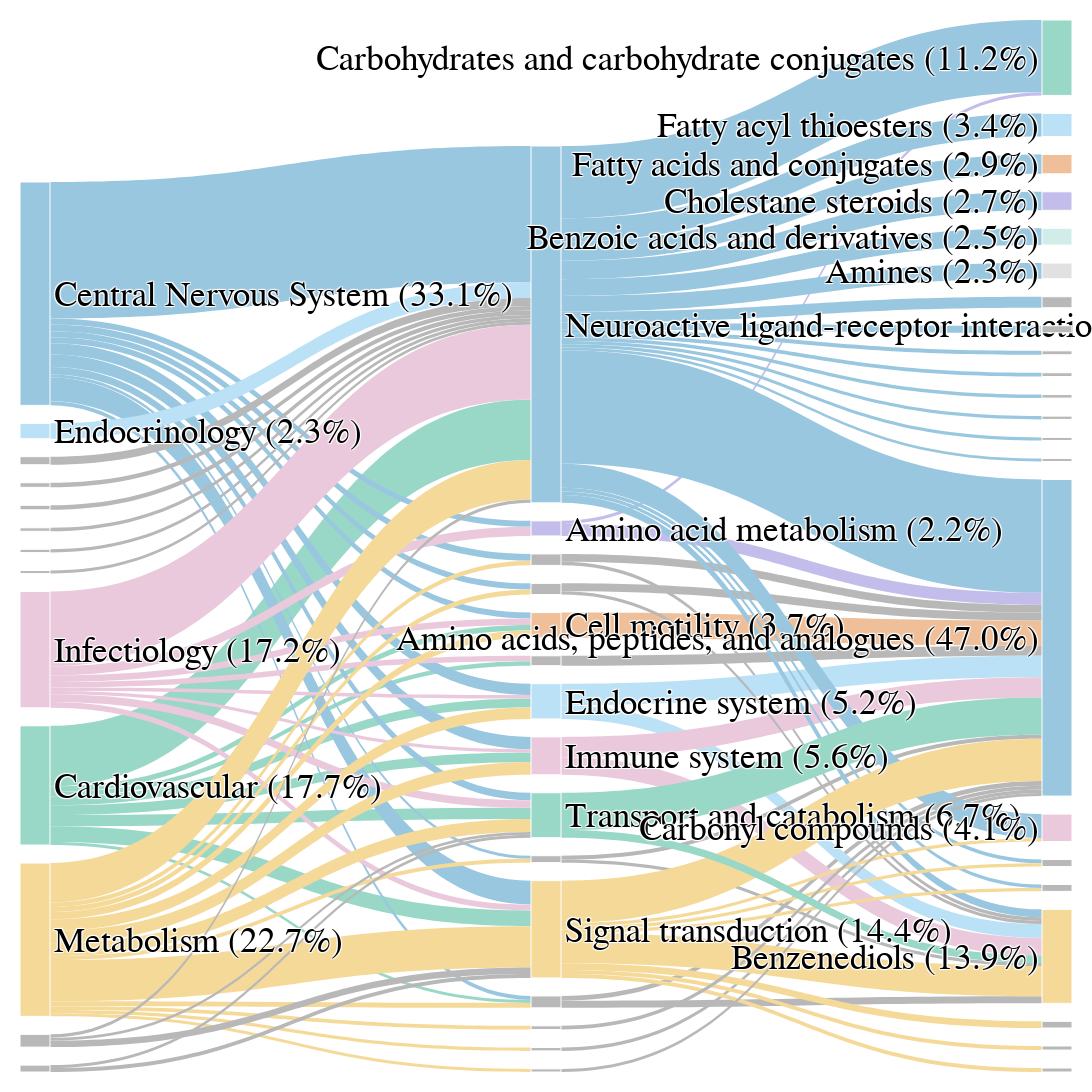

Notebook code for this chart:
### Code cell
FIG_WIDTH  = 3200
FIG_HEIGHT = 1600
NODE_THICKNESS = 30
NODE_PAD       = 18
COLUMN_POSITIONS = (0.00, 0.55, 1.00)
COLUMN_SPAN_RATIO = 0.82
FONT_SIZE  = 35
FONT_COLOR = "black"

GRAY    = "#B8B8B8"
THRESH  = 0.02   # < 阈值置灰

BASE_PALETTE = [
    "#0072B2", "#E69F00", "#009E73", "#CC79A7", "#56B4E9", "#D55E00", "#6A5ACD", "#8DD3C7",
    "#B3B3B3", "#80B1D3", "#FDB462", "#B3DE69", "#BC80BD", "#CCEBC5", "#FF7F00", "#1F78B4",
    "#A6CEE3", "#FB9A99", "#CAB2D6", "#FDBF6F", "#B2DF8A", "#33A02C", "#A1C9F4", "#FFB482"
]

def lighten(hex_color, factor=0.05):
    c = mcolors.to_rgb(hex_color)
    white = (1, 1, 1)
    mixed = tuple((1-factor)*c[i] + factor*white[i] for i in range(3))
    return mcolors.to_hex(mixed)

def build_palette(n):
    colors = []
    colors.extend(BASE_PALETTE[:min(n, len(BASE_PALETTE))])
    if len(colors) < n:
        for c in BASE_PALETTE:
            colors.append(lighten(c, 0.5))
            if len(colors) >= n:
                break
    if len(colors) < n:
        cmap = get_cmap("tab20")
        k = n - len(colors)
        extra = [mcolors.to_hex(cmap(i/20)) for i in range(k)]
        extra = [lighten(c, 0.4) for c in extra]
        colors.extend(extra)
    return colors[:n]

def rgba_from_hex(hex_color, alpha=0.95):
    r, g, b = mcolors.to_rgb(hex_color)
    return f"rgba({int(r*255)}, {int(g*255)}, {int(b*255)}, {alpha})"

flow_for_plot = flow[["drug_label","protein_label","metabolite_label","count"]].copy()
flow_for_plot = flow_for_plot.rename(columns={
    "drug_label": "drug",
    "protein_label": "protein",
    "metabolite_label": "metabolite",
    "count": "value"
})

dp = flow_for_plot.groupby(["drug","protein"], as_index=False)["value"].sum()
pm = flow_for_plot.groupby(["protein","metabolite"], as_index=False)["value"].sum()

drug_names       = sorted(dp["drug"].unique().tolist())
protein_names    = sorted(list(set(dp["protein"]).union(pm["protein"])))
metabolite_names = sorted(pm["metabolite"].unique().tolist())

node_throughput = {n: 0.0 for n in (drug_names + protein_names + metabolite_names)}

drug_tot = dp.groupby("drug")["value"].sum().to_dict()
for k, v in drug_tot.items(): node_throughput[k] += float(v)

prot_in  = dp.groupby("protein")["value"].sum().to_dict()
prot_out = pm.groupby("protein")["value"].sum().to_dict()
for k in protein_names:
    node_throughput[k] += float(prot_in.get(k, 0.0) + prot_out.get(k, 0.0))

meta_tot = pm.groupby("metabolite")["value"].sum().to_dict()
for k,v in meta_tot.items(): node_throughput[k] += float(v)

drug_den = sum(drug_tot.values()) or 1.0
prot_den = sum((prot_in.get(k,0.0)+prot_out.get(k,0.0)) for k in protein_names) or 1.0
meta_den = sum(meta_tot.values()) or 1.0

def node_ratio(name: str) -> float:
    if name in drug_names:
        return node_throughput[name] / drug_den
    if name in protein_names:
        return node_throughput[name] / prot_den
    return node_throughput[name] / meta_den

drug_nodes       = sorted(drug_names,       key=node_ratio, reverse=True)
protein_nodes    = sorted(protein_names,    key=node_ratio, reverse=True)
metabolite_nodes = sorted(metabolite_names, key=node_ratio, reverse=True)

drug_palette       = build_palette(len(drug_nodes))
protein_palette    = build_palette(len(protein_nodes))
metabolite_palette = build_palette(len(metabolite_nodes))

def assign_colors(nodes, palette, ratio_func):
    colors = []
    for i, node in enumerate(nodes):
        if ratio_func(node) < THRESH:
            colors.append(GRAY)
        else:
            base = palette[i % len(palette)]
            colors.append(lighten(base, 0.6))  
    return colors

drug_colors       = assign_colors(drug_nodes,       drug_palette,       node_ratio)
protein_colors    = assign_colors(protein_nodes,    protein_palette,    node_ratio)
metabolite_colors = assign_colors(metabolite_nodes, metabolite_palette, node_ratio)
node_colors = drug_colors + protein_colors + metabolite_colors

drug_idx_map       = {n:i for i,n in enumerate(drug_nodes)}
protein_idx_map    = {n:i+len(drug_nodes) for i,n in enumerate(protein_nodes)}
metabolite_idx_map = {n:i+len(drug_nodes)+len(protein_nodes) for i,n in enumerate(metabolite_nodes)}

sources, targets, values, link_colors = [], [], [], []
for _, r in dp.iterrows():
    if r["drug"] in drug_idx_map and r["protein"] in protein_idx_map:
        s = drug_idx_map[r["drug"]]
        t = protein_idx_map[r["protein"]]
        sources.append(s); targets.append(t); values.append(float(r["value"]))
        link_colors.append(rgba_from_hex(node_colors[s], 0.55))

for _, r in pm.iterrows():
    if r["protein"] in protein_idx_map and r["metabolite"] in metabolite_idx_map:
        s = protein_idx_map[r["protein"]]
        t = metabolite_idx_map[r["metabolite"]]
        sources.append(s); targets.append(t); values.append(float(r["value"]))
        link_colors.append(rgba_from_hex(node_colors[s], 0.55))

labels = []
for node in drug_nodes + protein_nodes + metabolite_nodes:
    if node_ratio(node) < THRESH:
        labels.append("")  
    else:
        labels.append(node)


fig = go.Figure(data=[go.Sankey(
    arrangement="fixed",
    node=dict(
        pad=NODE_PAD,
        thickness=NODE_THICKNESS,
        line=dict(color="white", width=1),
        label=labels,
        color=node_colors,
    ),
    link=dict(
        source=sources,
        target=targets,
        value=values,
        color=[node_colors[src] for src in sources], 
        hovertemplate="flow: %{value}<extra></extra>"
    )
)])

fig.update_traces(selector=dict(type="sankey"),
                  textfont=dict(size=FONT_SIZE, color=FONT_COLOR, family="Arial Black"))

fig.update_layout(
    width=FIG_WIDTH, height=FIG_HEIGHT,
    margin=dict(l=20, r=20, t=20, b=20)
)

fig.show()

### Figure 1 — Plotly figure (JSON) as saved in the notebook; plotly's stock layout.template omitted (floating-point values rounded to 4 significant figures)
{"data": [{"arrangement": "fixed", "link": {"color": ["#B8B8B8", "#99d8c7", "#99d8c7", "#99d8c7", "#99d8c7", "#99d8c7", "#99d8c7", "#99d8c7", "#99d8c7", "#99c7e0", "#99c7e0", "#99c7e0", "#99c7e0", "#99c7e0", "#99c7e0", "#99c7e0", "#99c7e0", "#99c7e0", "#99c7e0", "#99c7e0", "#B8B8B8", "#bbe1f6", "#B8B8B8", "#B8B8B8", "#ebc9dc", "#ebc9dc", "#ebc9dc", "#ebc9dc", "#ebc9dc", "#ebc9dc", "#ebc9dc", "#ebc9dc", "#f5d999", "#f5d999", "#f5d999", "#f5d999", "#f5d999", "#f5d999", "#f5d999", "#f5d999", "#f5d999", "#f5d999", "#f5d999", "#f5d999", "#f5d999", "#B8B8B8", "#B8B8B8", "#B8B8B8", "#B8B8B8", "#B8B8B8", "#B8B8B8", "#B8B8B8", "#c3bdeb", "#c3bdeb", "#B8B8B8", "#B8B8B8", "#eebf99", "#B8B8B8", "#B8B8B8", "#B8B8B8", "#bbe1f6", "#bbe1f6", "#B8B8B8", "#B8B8B8", "#B8B8B8", "#ebc9dc", "#ebc9dc", "#B8B8B8", "#B8B8B8", "#99c7e0", "#99c7e0", "#99c7e0", "#99c7e0", "#99c7e0", "#99c7e0", "#99c7e0", "#99c7e0", "#99c7e0", "#99c7e0", "#99c7e0", "#99c7e0", "#99c7e0", "#99c7e0", "#99c7e0", "#99c7e0", "#99c7e0", "#99c7e0", "#99c7e0", "#f5d999", "#f5d999", "#f5d999", "#f5d999", "#f5d999", "#f5d999", "#f5d999", "#f5d999", "#B8B8B8", "#B8B8B8", "#99d8c7", "#99d8c7"], "hovertemplate": "flow: %{value}<extra></extra>", "source": [11, 2, 2, 2, 2, 2, 2, 2, 2, 0, 0, 0, 0, 0, 0, 0, 0, 0, 0, 0, 10, 4, 8, 12, 3, 3, 3, 3, 3, 3, 3, 3, 1, 1, 1, 1, 1, 1, 1, 1, 1, 1, 1, 1, 1, 6, 5, 5, 5, 9, 7, 7, 19, 19, 20, 20, 18, 21, 21, 23, 17, 17, 26, 24, 24, 16, 16, 22, 22, 13, 13, 13, 13, 13, 13, 13, 13, 13, 13, 13, 13, 13, 13, 13, 13, 13, 13, 13, 14, 14, 14, 14, 14, 14, 14, 14, 27, 25, 15, 15], "target": [13, 20, 18, 23, 17, 16, 13, 14, 15, 19, 20, 18, 21, 17, 24, 16, 22, 13, 14, 15, 13, 13, 13, 13, 19, 18, 23, 17, 16, 13, 14, 15, 20, 18, 21, 17, 26, 24, 16, 22, 13, 14, 27, 25, 15, 13, 13, 14, 15, 13, 14, 15, 28, 30, 28, 29, 28, 28, 29, 28, 28, 29, 28, 28, 29, 28, 29, 28, 29, 49, 36, 28, 29, 35, 30, 31, 34, 47, 37, 48, 33, 32, 44, 38, 39, 46, 40, 45, 28, 29, 31, 41, 39, 42, 40, 43, 28, 28, 28, 29], "value": [2704, 2503, 4624, 3662, 7294, 8112, 50210, 12999, 9253, 4839, 3306, 4871, 5622, 9384, 2514, 10221, 5093, 112997, 19779, 6171, 2888, 12673, 3790, 2455, 7647, 5426, 4486, 2967, 2646, 61766, 4894, 6350, 4016, 5973, 3835, 9496, 2781, 3256, 10339, 4160, 32568, 34100, 2575, 3069, 10685, 6667, 2804, 5408, 2347, 3724, 3311, 2381, 9934, 2552, 4016, 5809, 20894, 6493, 2964, 8148, 17834, 11307, 2781, 3256, 2514, 16760, 14558, 6581, 2672, 2461, 12969, 93759, 6571, 13855, 59832, 19985, 15327, 2745, 9098, 2511, 15983, 19087, 3246, 5860, 3014, 2958, 2846, 3139, 35015, 25026, 2744, 5499, 2736, 3331, 2855, 3285, 2575, 3069, 30845, 6342]}, "node": {"color": ["#99c7e0", "#f5d999", "#99d8c7", "#ebc9dc", "#bbe1f6", "#B8B8B8", "#B8B8B8", "#B8B8B8", "#B8B8B8", "#B8B8B8", "#B8B8B8", "#B8B8B8", "#B8B8B8", "#99c7e0", "#f5d999", "#99d8c7", "#ebc9dc", "#bbe1f6", "#eebf99", "#c3bdeb", "#B8B8B8", "#B8B8B8", "#B8B8B8", "#B8B8B8", "#B8B8B8", "#B8B8B8", "#B8B8B8", "#B8B8B8", "#99c7e0", "#f5d999", "#99d8c7", "#ebc9dc", "#bbe1f6", "#eebf99", "#c3bdeb", "#d1ede9", "#e1e1e1", "#B8B8B8", "#B8B8B8", "#B8B8B8", "#B8B8B8", "#B8B8B8", "#B8B8B8", "#B8B8B8", "#B8B8B8", "#B8B8B8", "#B8B8B8", "#B8B8B8", "#B8B8B8", "#B8B8B8"], "label": ["Central Nervous System (33.1%)", "Metabolism (22.7%)", "Cardiovascular (17.7%)", "Infectiology (17.2%)", "Endocrinology (2.3%)", "", "", "", "", "", "", "", "", "Neuroactive ligand-receptor interaction (52.9%)", "Signal transduction (14.4%)", "Transport and catabolism (6.7%)", "Immune system (5.6%)", "Endocrine system (5.2%)", "Cell motility (3.7%)", "Amino acid metabolism (2.2%)", "", "", "", "", "", "", "", "", "Amino acids, peptides, and analogues (47.0%)", "Benzenediols (13.9%)", "Carbohydrates and carbohydrate conjugates (11.2%)", "Carbonyl compounds (4.1%)", "Fatty acyl thioesters (3.4%)", "Fatty acids and conjugates (2.9%)", "Cholestane steroids (2.7%)", "Benzoic acids and derivatives (2.5%)", "Amines (2.3%)", "", "", "", "", "", "", "", "", "", "", "", "", ""], "line": {"color": "white", "width": 1}, "pad": 18, "thickness": 30}, "textfont": {"color": "black", "family": "Arial Black", "size": 35}, "type": "sankey"}], "layout": {"height": 1600, "margin": {"b": 20, "l": 20, "r": 20, "t": 20}, "width": 3200}}
